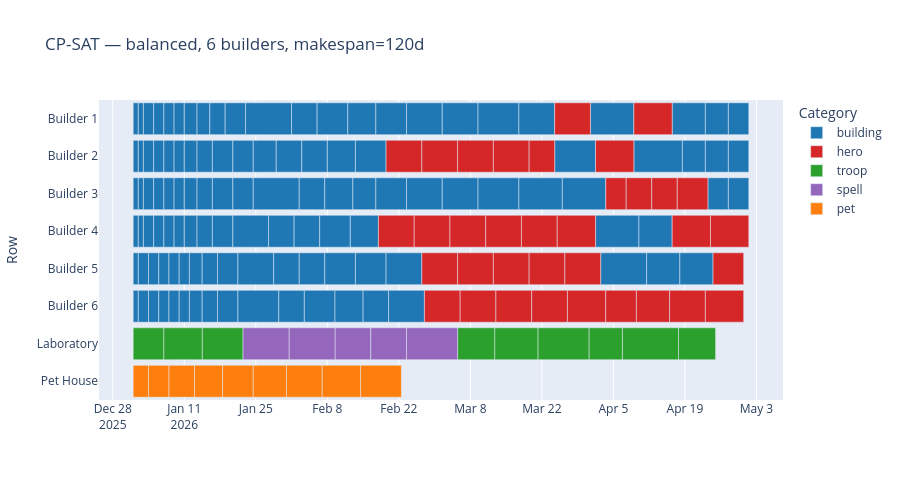

This figure's notebook cell:
### Markdown cell above
## 5. Gantt chart — CP-SAT schedule for `m=6`, balanced preset

### Code cell
preset = 'balanced'
jobs = preset_jobs[preset]
lpt = lpt_schedule(jobs, builders=6)
best = cpsat_schedule(jobs, builders=6, time_limit_sec=10, lpt_upper_bound=lpt.makespan_sec)
fig = make_gantt(best.schedule, title=f'CP-SAT — {preset}, 6 builders, makespan={best.schedule.makespan_days:.0f}d')
fig.show()
